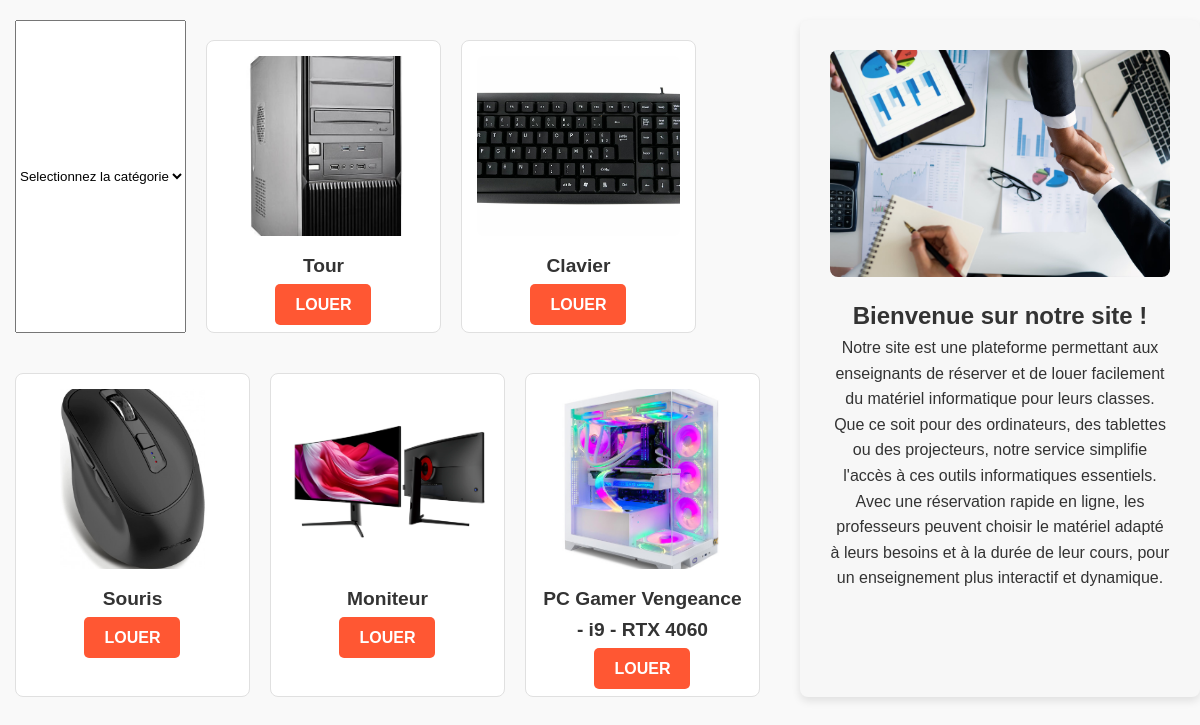
Screenshot of /Vue/vueAccueil.php?idCat=1 with the database file from the repository.
### tables this page shows
CREATE TABLE `equipement` (
  `id` int(11) NOT NULL,
  `catégorie` int(11) NOT NULL,
  `libelle` varchar(50) NOT NULL,
  `description` varchar(255) NOT NULL
);

### Data/connexionDB.php (called while the page is built, shortened)
<?php
   class ConnexionDB{
        private static $connexion;
        public static function getInstance(){
            if(!self::$connexion){
                try {
                    $serveur = 'mysql:host=localhost;';
                    $bdd = 'dbname=gretagenis';
                    $user = 'root' ;
                    $mdp = '' ;
                    self::$connexion = new PDO($serveur.$bdd, $user, $mdp);
                    self::$connexion->query("SET CHARACTER SET utf8");
                } catch (PDOException $e) {
                        echo " Error connexion: " . $serveur . " " . $bdd . " " . $user . " " . $mdp . " " . $e->getMessage() ;
                        throw new Exception("Erreur à  la connexion \n" . $e->getMessage());
                }
            }
            return self::$connexion;
        }
     }
?>

### Model/ModelEquipementDAO.php (called while the page is built, shortened)
<?php
include_once("./Data/ConnexionDB.php");
include_once("./classes/Equipement.php");
include_once("./Model/ModelCategorieDAO.php");
class ModelEquipementDAO {
    public static function getAllEquipement($cat = null){
        try{
            if(isset($cat)){
                if(ModelCategorieDAO::existCategorie($cat)){
                    $req = ConnexionDB::getInstance()->prepare("SELECT * FROM equipement WHERE catégorie = ? ORDER BY catégorie");
                    $req ->execute(array($cat));
                }else{
                    echo '<script>window.location.href="./?action=accueil"</script>';
                    die();
                }
            }else{
                $req = ConnexionDB::getInstance()->query("SELECT * FROM equipement ");
            }
             while ($ligne = $req->fetch(PDO::FETCH_ASSOC)) {
                $unObjet = new Equipement(
                    $ligne['id'],
                    $ligne['libelle'],
                    ModelCategorieDAO::getCategorie($ligne['catégorie']),
                    $ligne['description']
            );
                $resultat[] = $unObjet;
            }
                return $resultat;
        }catch(PDOException $ex){
            print "Erreur : ". $ex->getMessage();
        }
    }
}
?>

### Model/ModelCategorieDAO.php (called while the page is built, shortened)
<?php
include_once("Data/ConnexionDB.php");
class ModelCategorieDAO{
    public static function getCategorie($id){
        $req = ConnexionDB::getInstance()->prepare("SELECT libelle FROM categorie WHERE id = ?");
        $req -> execute(array($id));
        $row = $req->fetch(PDO::FETCH_ASSOC);
        return $row['libelle'];
    }
    public static function existCategorie($id){
        $req = ConnexionDB::getInstance()->prepare("SELECT libelle FROM categorie WHERE id = ?");
        $req -> execute(array($id));
        return ($req->rowCount()>0);
    }
}
?>

### classes/Equipement.php (called while the page is built, shortened)
<?php
class Equipement {
    private string $code;
    private string $libelle;
        function __construct(string $code, string $libelle, string $c = null, $d = null){
            $this->code = $code;
            $this->libelle = $libelle;
        }
    public function getLibelle(){
        return $this->libelle;
    }
    public function getCode(){
        return $this->code;
    }
}

### Vue/vueAccueil.php (the view, shortened to what this page needs)
<div class="ensemble">
    <div class="equip">
    <select id="categorie" name="categorie" class="form-control">
                <option value="" disabled selected>Selectionnez la catégorie</option>
    </select>
        <?php
if(isset($_GET['idCat'])){
    $categorie = filter_input(INPUT_GET, 'idCat', FILTER_SANITIZE_STRING);
    $allobj = ModelEquipementDAO::getAllEquipement($categorie);
        foreach($allobj as $result){
            if(!ModelReservationDAO::reservationExist($result->getCode()))
            {
                $resultat[] = $result;
            }
        }
        if(isset($resultat)){
        for($i = 0; $i < count($resultat); $i++):?>
            <div class="defaut">
                <img class="photo" src="<?php echo "./img/".$resultat[$i]->getCode(); ?>.jpg" alt="img" />
                <div class="enfant">
                    <h1><?=$resultat[$i]->getLibelle()?></h1>
                    <div class="prix">
                    <a href="./?action=location&article=<?=$resultat[$i]->getCode()?>" class="btn">Louer</a>
                    </div>
                </div>
            </div>
        <?php endfor;
        }else{
            echo 'Aucun article disponible.';
        }
    }
     ?>
    </div>
<div class="description">
    <img class="img-fluid" src="./img/commercial.jpg" alt="Commercial" />
    <h2>Bienvenue sur notre site !</h2>
    <p>Notre site est une plateforme permettant aux enseignants de réserver et de louer facilement du matériel informatique pour leurs classes. Que ce soit pour des ordinateurs, des tablettes ou des projecteurs, notre service simplifie l'accès à ces outils informatiques essentiels.</p>
    <p>Avec une réservation rapide en ligne, les professeurs peuvent choisir le matériel adapté à leurs besoins et à la durée de leur cours, pour un enseignement plus interactif et dynamique.</p>
</div>
</div>

### Vue/vueAccueil.php (style rules this page uses)
* { box-sizing: border-box; margin: 0; padding: 0; font-family: 'Poppins', sans-serif; }
.ensemble { display: flex; flex-direction: row; width: 100%; gap: 20px; justify-content: space-between; margin-top: 20px; }
.equip { display: flex; flex-wrap: wrap; gap: 20px; justify-content: flex-start; width: 65%; height: 20%; padding-left: 15px; }
.defaut { display: flex; flex-direction: column; padding: 15px; margin-top: 20px; border: solid 1px #e0e0e0; border-radius: 8px; width: calc(33.333% - 20px); background-color: #fff; transition: box-shadow 0.3s ease-in-out; }
.photo { width: 100%; height: 180px; object-fit: cover; border-radius: 8px; margin-bottom: 15px; }
.enfant { display: flex; flex-direction: column; gap: 10px; text-align: center; }
.enfant h1 { font-size: 1.2rem; font-weight: 600; color: #333; }
.btn { padding: 12px 20px; width: 100%; max-width: 200px; background-color: #ff5733; color: white; text-decoration: none; text-transform: uppercase; border-radius: 5px; font-weight: bold; text-align: center; margin-top: 15px; transition: background-color 0.3s ease, transform 0.3s ease; }
.description { background-color: #f7f7f7; padding: 30px; border-radius: 8px; flex: 2 ; text-align: center; box-shadow: 0 4px 8px rgba(0, 0, 0, 0.1); }
.description img { max-width: 100%; border-radius: 8px; margin-bottom: 20px; }

### rows the page displays
equipement: shows a picture, libelle "Tour"
equipement: shows a picture, libelle "Clavier"
equipement: shows a picture, libelle "Souris"
equipement: shows a picture, libelle "Moniteur"
equipement: shows a picture, description "PC Gamer Vengeance - i9 - RTX 4060"
